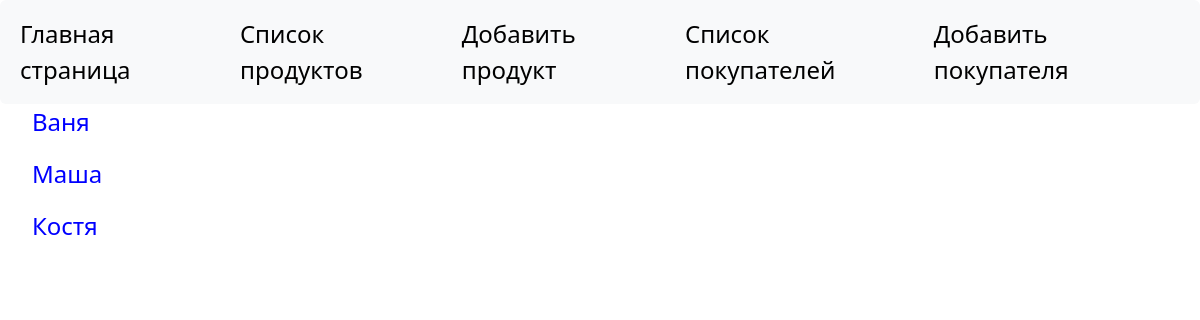
Page /list_buyers/ on the committed database.
### modelsapp/models.py (models this page shows, shortened)
class Buyer(models.Model):
    name = models.CharField(max_length=50, verbose_name="Имя покупателя")
    products = models.ManyToManyField(Product, verbose_name="Продукты")
    def get_absolute_url(self):
        return reverse('modelsapp:buyer', kwargs={'buyer_pk': self.pk})
    class Meta:
        verbose_name = 'Покупатели'
        verbose_name_plural = "Покупатели"

### modelsapp/views.py (the view)
# urls.py: path('list_buyers/', list_buyer_view, name="list_buyers"),
def list_buyer_view(request):
    buyers = Buyer.objects.all()
    context = {'title': 'Список покупателей', 'buyers': buyers}
    return render(request, 'modelsapp/list_buyers.html', context=context)

### modelsapp/templatetags/bd_tags.py (called while the page is built)
@register.simple_tag()
def get_menu():
    menu = [{'title': 'Главная страница', 'url_name': 'modelsapp:home'},
            {'title': 'Список продуктов', 'url_name': 'modelsapp:list_products'},
            {'title': 'Добавить продукт', 'url_name': 'modelsapp:add_product'},
            {'title': 'Список покупателей', 'url_name': 'modelsapp:list_buyers'},
            {'title': 'Добавить покупателя', 'url_name': 'modelsapp:add_buyer'},
            ]
    return menu

### modelsapp/templates/modelsapp/list_buyers.html
{% extends 'modelsapp/base.html' %}
{% block content %}
{% for b in buyers %}
	<ul style="list-style: none;">
		<li><a href="{{ b.get_absolute_url }}" style="text-decoration:none;color:blue;font-size: 24px">{{ b.name }}</a></li>
	</ul>
{% endfor %}
{% endblock %}

### rows in the picture
Buyer: name "Ваня"
Buyer: name "Маша"
Buyer: name "Костя"

### other values in the picture
{{ m.title }} "Главная страница" "Список продуктов" "Добавить продукт" "Список покупателей" "Добавить покупателя"
